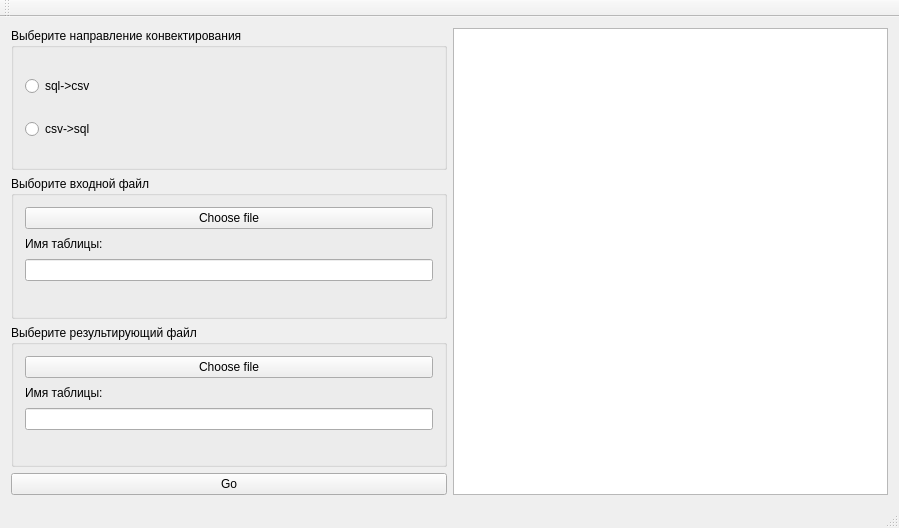
<?xml version="1.0" encoding="UTF-8"?>
<ui version="4.0">
 <class>MainWindow</class>
 <widget class="QMainWindow" name="MainWindow">
  <property name="geometry">
   <rect>
    <x>0</x>
    <y>0</y>
    <width>899</width>
    <height>528</height>
   </rect>
  </property>
  <property name="windowTitle">
   <string>MainWindow</string>
  </property>
  <property name="layoutDirection">
   <enum>Qt::LeftToRight</enum>
  </property>
  <property name="autoFillBackground">
   <bool>true</bool>
  </property>
  <widget class="QWidget" name="centralWidget">
   <layout class="QGridLayout" name="gridLayout">
    <item row="0" column="1" rowspan="4">
     <widget class="QTableView" name="tableView"/>
    </item>
    <item row="0" column="0">
     <widget class="QGroupBox" name="groupBox">
      <property name="title">
       <string>Выберите направление конвектирования</string>
      </property>
      <layout class="QVBoxLayout" name="verticalLayout_3">
       <item>
        <widget class="QRadioButton" name="sql_csv">
         <property name="text">
          <string>sql-&gt;csv</string>
         </property>
        </widget>
       </item>
       <item>
        <widget class="QRadioButton" name="csv_sql">
         <property name="text">
          <string>csv-&gt;sql</string>
         </property>
        </widget>
       </item>
      </layout>
      <zorder>csv_sql</zorder>
      <zorder>sql_csv</zorder>
      <zorder>tableView</zorder>
     </widget>
    </item>
    <item row="2" column="0">
     <widget class="QGroupBox" name="groupBox_2">
      <property name="title">
       <string>Выберите результирующий файл</string>
      </property>
      <layout class="QVBoxLayout" name="verticalLayout_2">
       <item>
        <widget class="QPushButton" name="path">
         <property name="text">
          <string>Choose file</string>
         </property>
        </widget>
       </item>
       <item>
        <widget class="QLabel" name="label_2">
         <property name="text">
          <string>Имя таблицы:</string>
         </property>
        </widget>
       </item>
       <item>
        <widget class="QLineEdit" name="table_name_out"/>
       </item>
       <item>
        <widget class="QLabel" name="path_label">
         <property name="text">
          <string/>
         </property>
        </widget>
       </item>
      </layout>
     </widget>
    </item>
    <item row="1" column="0">
     <widget class="QGroupBox" name="groupBox_4">
      <property name="title">
       <string>Выборите входной файл</string>
      </property>
      <layout class="QVBoxLayout" name="verticalLayout">
       <item>
        <widget class="QPushButton" name="choose_file">
         <property name="text">
          <string>Choose file</string>
         </property>
        </widget>
       </item>
       <item>
        <widget class="QLabel" name="label">
         <property name="text">
          <string>Имя таблицы:</string>
         </property>
        </widget>
       </item>
       <item>
        <widget class="QLineEdit" name="table_name"/>
       </item>
       <item>
        <widget class="QLabel" name="path_label_in">
         <property name="text">
          <string/>
         </property>
        </widget>
       </item>
      </layout>
     </widget>
    </item>
    <item row="3" column="0">
     <widget class="QPushButton" name="go">
      <property name="text">
       <string>Go</string>
      </property>
     </widget>
    </item>
   </layout>
  </widget>
  <widget class="QMenuBar" name="menuBar">
   <property name="geometry">
    <rect>
     <x>0</x>
     <y>0</y>
     <width>899</width>
     <height>22</height>
    </rect>
   </property>
  </widget>
  <widget class="QToolBar" name="mainToolBar">
   <attribute name="toolBarArea">
    <enum>TopToolBarArea</enum>
   </attribute>
   <attribute name="toolBarBreak">
    <bool>false</bool>
   </attribute>
  </widget>
  <widget class="QStatusBar" name="statusBar"/>
 </widget>
 <layoutdefault spacing="6" margin="11"/>
 <resources/>
 <connections/>
</ui>
